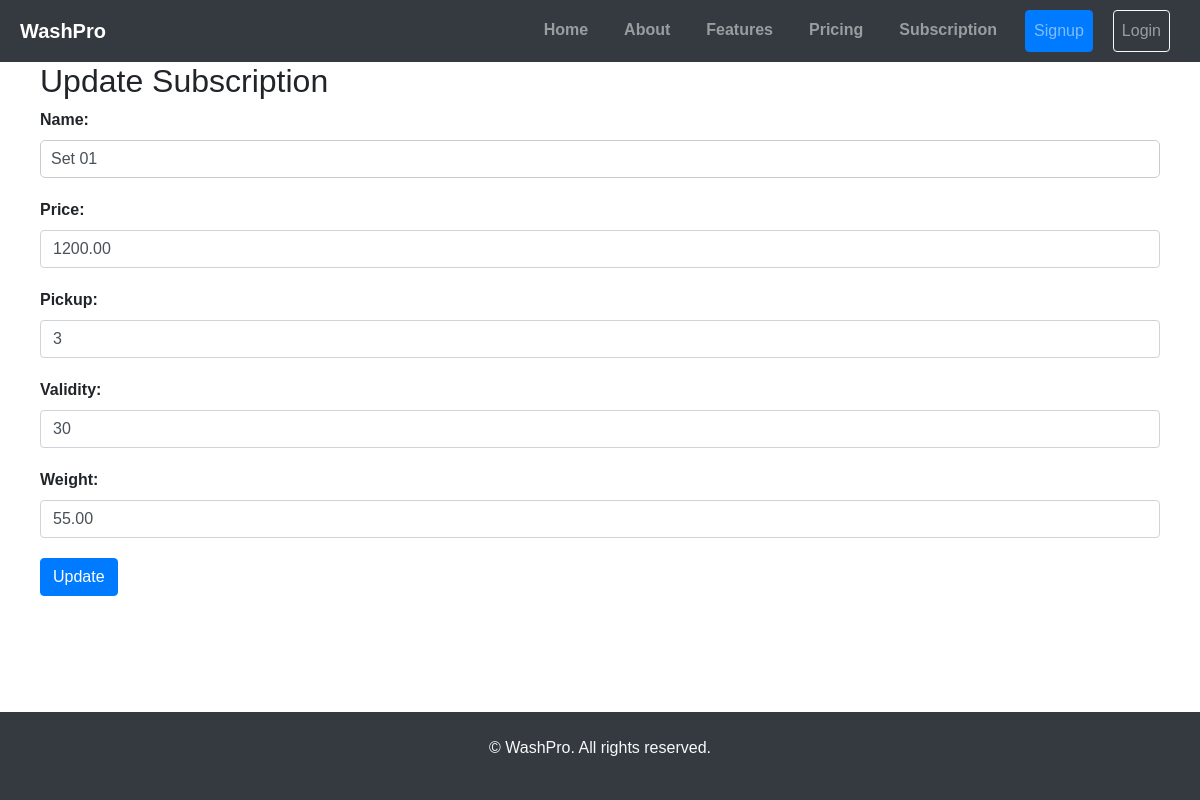
/dashboard/subscription/1/update/, run on the app's committed database.
### base/models.py (models this page shows, shortened)
class Subscription(models.Model):
    name = models.CharField(max_length=200)
    price = models.DecimalField(max_digits=8, decimal_places=2)
    pickup = models.IntegerField()
    validity = models.IntegerField()
    weight = models.DecimalField(max_digits=8, decimal_places=2)
    update = models.DateTimeField(auto_now=True)
    created = models.DateTimeField(auto_now_add=True)

### dashboard/views.py (the view)
# urls.py: path('subscription/<int:subscription_id>/update/', views.create_subscription, name='update_subscription'),
def create_subscription(request, subscription_id=None):
    if subscription_id:
        subscription = get_object_or_404(Subscription, id=subscription_id)
    else:
        subscription = None
    if request.method == 'POST':
        form = SubscriptionForm(request.POST, instance=subscription)
        if form.is_valid():
            form.save()
            redirect_url = reverse('dashboard:home') + '#subscriptions'
            return HttpResponseRedirect(redirect_url)
    else:
        form = SubscriptionForm(instance=subscription)
    context = {
        'form': form,
        'subscription': subscription,
    }
    return render(request, 'dashboard/create_subscription.html', context)

### dashboard/forms.py
class SubscriptionForm(forms.ModelForm):
    class Meta:
        model = Subscription
        fields = ['name', 'price', 'pickup', 'validity', 'weight']

### dashboard/templates/dashboard/create_subscription.html (shortened to what this page needs)
{% extends 'base.html' %}
{% block content %}
<div class="container">
  {% if subscription %}
    <h2>Update Subscription</h2>
  {% else %}
    <h2>Create Subscription</h2>
  {% endif %}
  <form method="post">
    <div class="form-group">
      <label for="name">Name:</label>
      <input type="text" class="form-control" id="name" name="name" placeholder="Enter name" required value="{{ subscription.name }}">
    </div>
    <div class="form-group">
      <label for="price">Price:</label>
      <input type="number" class="form-control" id="price" name="price" placeholder="Enter price" required min="1" value="{{ subscription.price  }}">
    </div>
    <div class="form-group">
      <label for="pickup">Pickup:</label>
      <input type="number" class="form-control" id="pickup" name="pickup" placeholder="Enter pickup" required min="1" value="{{ subscription.pickup }}">
    </div>
    <div class="form-group">
      <label for="validity">Validity:</label>
      <input type="number" class="form-control" id="validity" name="validity" placeholder="Enter validity" required min="1" value="{{ subscription.validity }}">
    </div>
    <div class="form-group">
      <label for="weight">Weight:</label>
      <input type="number" class="form-control" id="weight" name="weight" placeholder="Enter weight" required min="1" value="{{ subscription.weight }}">
    </div>
    <button type="submit" class="btn btn-primary">{% if subscription %}Update{% else %}Create{% endif %}</button>
  </form>
</div>
{% endblock %}

### static/base.css (style rules this page uses)
body { font-family: Arial, sans-serif; margin: 0; padding: 0; }
.container { max-width: 1200px; margin: 0 auto; padding: 0 20px; }
.form-group { margin-bottom: 20px; }
.form-group label { display: block; font-weight: bold; }
.form-group input[type="text"], .form-group input[type="email"], .form-group textarea { width: 100%; padding: 10px; border: 1px solid #ccc; border-radius: 5px; font-size: 16px; }

### templates/base.html (style rules this page uses)
html, body { height: 100%; margin: 0; }

### data on the page
Subscription: name "Set 01", price "1200.00", pickup "3", validity "30", weight "55.00"
